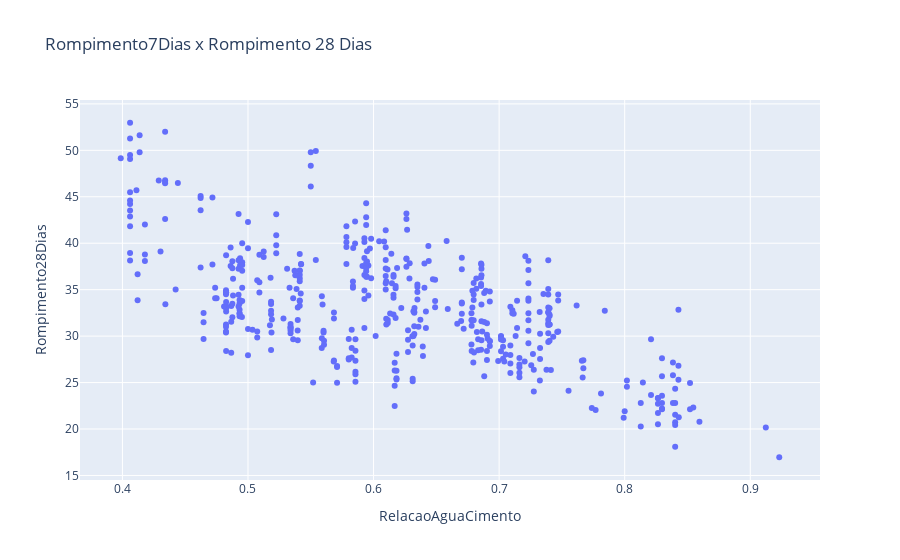

Write notebook code for a chart like this one.
### Code cell
fig = px.scatter(dados_aglomerante, x="RelacaoAguaCimento", y="Rompimento28Dias", title='Rompimento7Dias x Rompimento 28 Dias')
fig.show()

### Figure 1 — Plotly figure (JSON) as saved in the notebook; plotly's stock layout.template omitted (floating-point values rounded to 4 significant figures; data arrays with more than 128 entries replaced by an {"elided": "..."} marker saying what was removed)
{"data": [{"hovertemplate": "RelacaoAguaCimento=%{x}<br>Rompimento28Dias=%{y}<extra></extra>", "legendgroup": "", "marker": {"color": "#636efa", "symbol": "circle"}, "mode": "markers", "name": "", "orientation": "v", "showlegend": false, "type": "scatter", "x": {"elided": "466 float values"}, "xaxis": "x", "y": {"elided": "466 float values"}, "yaxis": "y"}], "layout": {"legend": {"tracegroupgap": 0}, "title": {"text": "Rompimento7Dias x Rompimento 28 Dias"}, "xaxis": {"anchor": "y", "domain": [0, 1], "title": {"text": "RelacaoAguaCimento"}}, "yaxis": {"anchor": "x", "domain": [0, 1], "title": {"text": "Rompimento28Dias"}}}}
